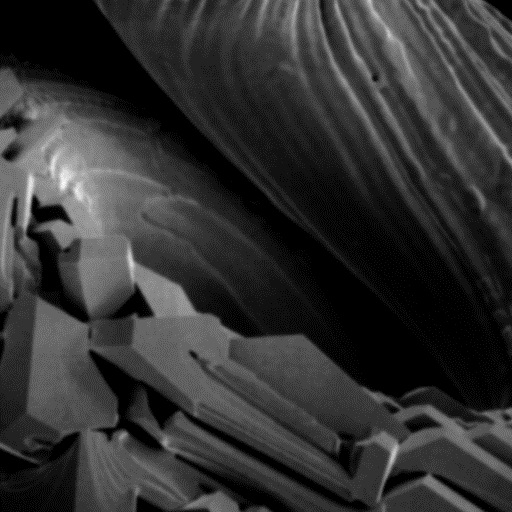
%> input picture Assignment 1/test.jpg, 512 x 512 px
$ octave create_pyramid.m   (GNU Octave 9; MATLAB toolbox functions it lacks are replaced by stand-ins)
%> lines starting %> are read from the running program, lines starting %| are printed output that depends on the picture
### Assignment 1/load_image.m
%Load image
img_in = imread('test.jpg','jpg');
%> img_in is the input picture: size 512x512x3 uint8; min 0, max 255, mean 49.9
img_in = rgb2gray(img_in);
%> img_in: size 512x512 uint8
[rows, cols] = size(img_in);
%> rows = 512; cols = 512
figure(1)
imshow(img_in)
truesize;
title('Original Image')

### Assignment 1/create_pyramid.m
clear;

%Load image
load_image

%Number of resized images to create
num_imgs = 7;

%Create blank canvas
pyramid = 255*ones(rows,cols*1.5);

pyramid(:,1:cols)=img_in;
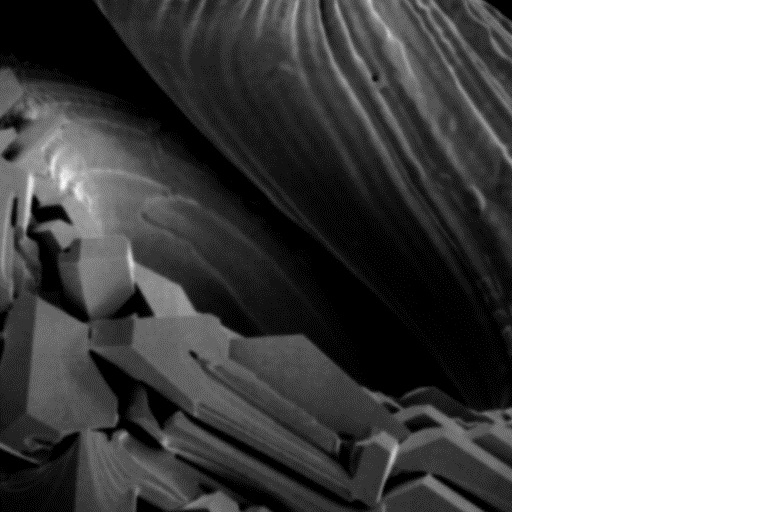
%> pyramid: size 512x768 double; min 0, max 255, mean 118.3

top_bound = 1;
left_bound = cols;
%> left_bound = 512
%Subsample Bicubic
for i = 1:num_imgs
    temp = imresize(img_in, .5^i, 'bicubic');
    [temp_rows, temp_cols] = size(temp);
    right_bound = left_bound+temp_cols-1;
    bottom_bound = top_bound+temp_rows-1;
    pyramid(top_bound:bottom_bound,left_bound:right_bound) = temp;
    top_bound = bottom_bound+1;
end
%> this loop made 7 passes
%> pass 2, `temp = imresize(img_in, .5^i, 'bicubic');`:
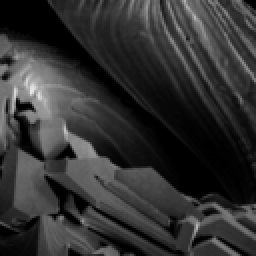
%> temp: size 128x128 uint8 (shown 2 times larger); min 0, max 232, mean 49.9
%> pass 3, `temp = imresize(img_in, .5^i, 'bicubic');`:
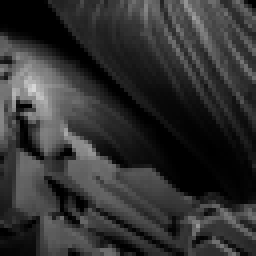
%> temp: size 64x64 uint8 (shown 4 times larger); min 0, max 214, mean 49.9
%> after the loop:
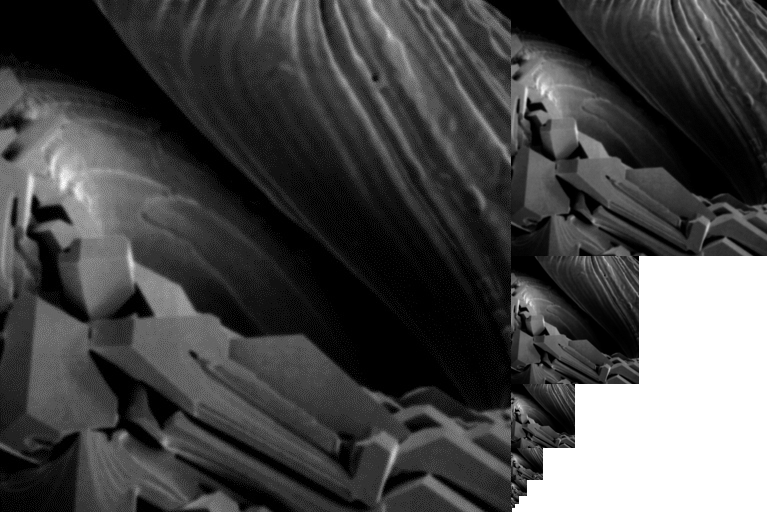
%> pyramid: size 512x768 double; min 0, max 255, mean 73

pyramid=mat2gray(pyramid);
figure(2);
imshow(pyramid);
truesize;
title('Image pyramid');
imwrite(pyramid,'img_pyramid.png','png');
